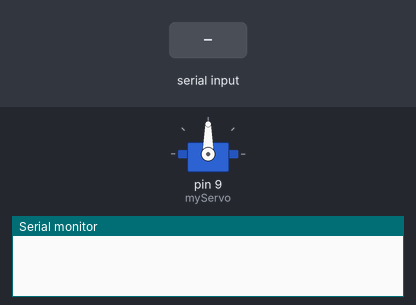
Simulated run of this sketch. Board: Arduino Uno, built with avr-gcc and run on an emulated ATmega328P. Shown: servo, the last lines printed to the serial monitor. The test bench sets the inputs (shaded band).

Above: at 1.2 s.
1.3 s: "0" received over Serial
At 1.8 s:
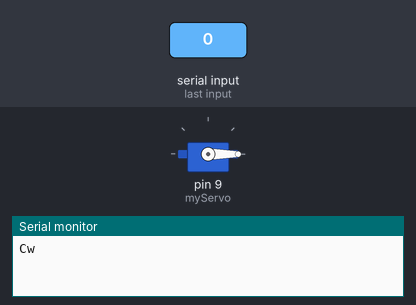
2.8 s: "2" received over Serial
At 4.0 s:
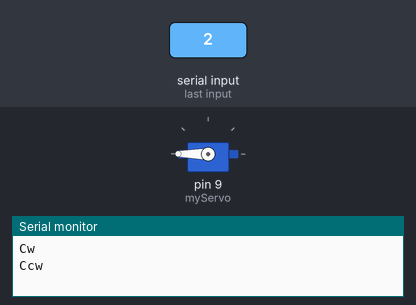
4.3 s: "1" received over Serial
At 5.3 s:
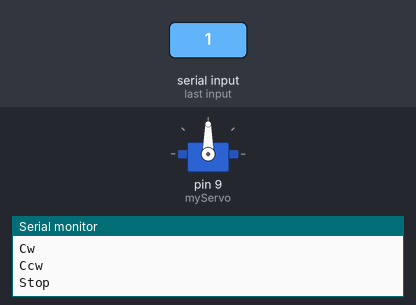
Timing chart, 0 to 7.3 s (numbered marks = the images above; inputs shaded):
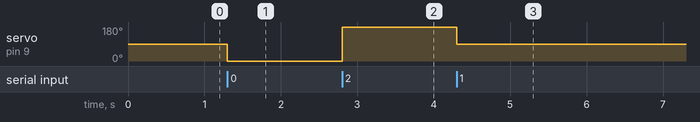

The sketch:

one.ino
```cpp
#include<Servo.h>

Servo myServo;

void setup() {
  Serial.begin(9600);
  myServo.attach(9);
}

char rx_byte;

void loop() {
  if(Serial.available() > 0){
    rx_byte = Serial.read();
    if(rx_byte == '0'){
      Serial.println("Cw");
      myServo.write(0);
    }
    else if(rx_byte == '1'){
      Serial.println("Stop");
      myServo.write(90);
    }
    else if(rx_byte == '2'){
      Serial.println("Ccw");
      myServo.write(180);
    }
  }
}
```

Measured:
- after the input at 1.3 s, servo on pin 9 (myServo): 90° → 0° at once
- after the input at 2.8 s, servo on pin 9 (myServo): 0° → 180° at once
- after the input at 4.3 s, servo on pin 9 (myServo): 180° → 90° at once
